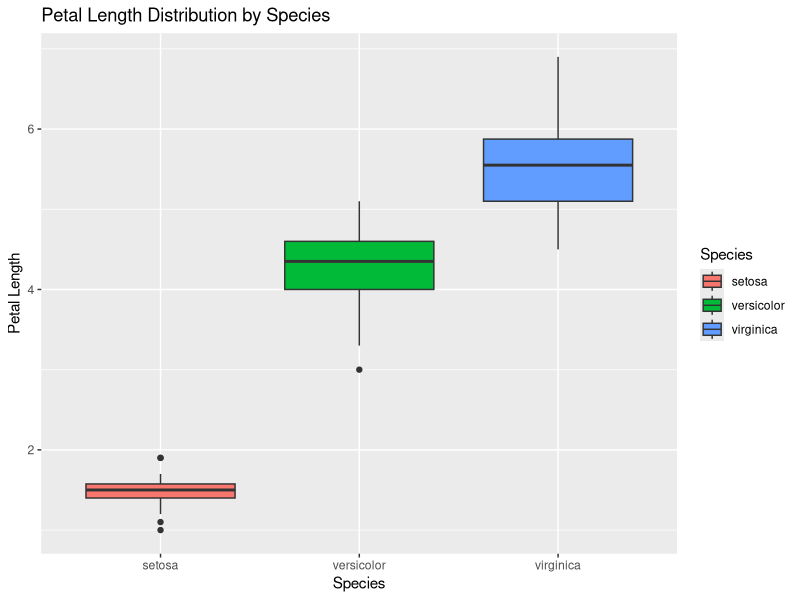
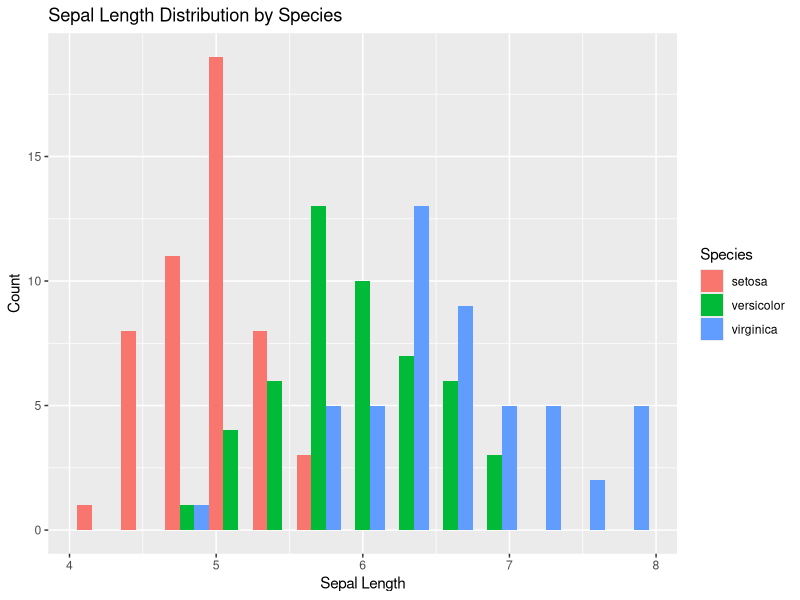
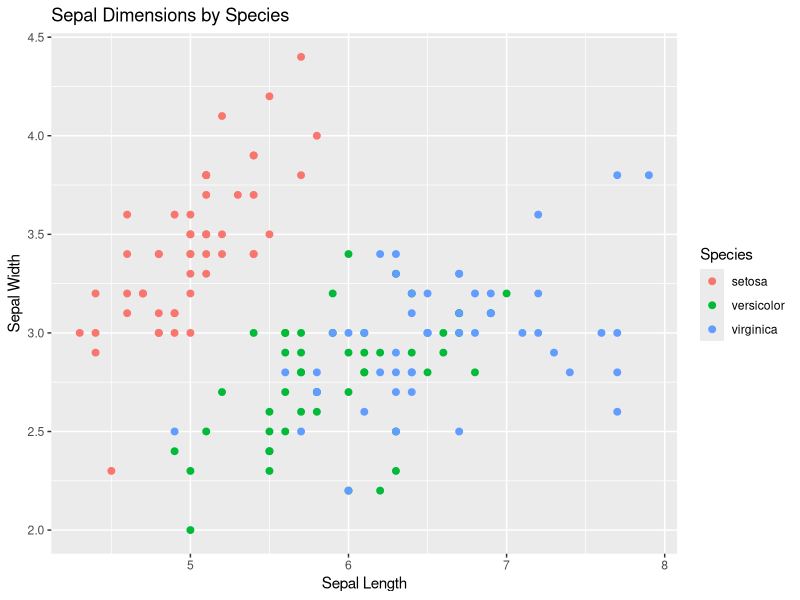

Reproduce these figures in R, in order.
#Aim:

#To study useful functions in R Programming  
#a) Find what arguments the sample () function takes.  
#b) Demonstrate any real world scenario by writing the code using sample() function.  
#c) Find out what arguments the median function takes. While calling the median for the lvl object, try setting the na.rm = argument to TRUE.   
#d) Does R return a different value from the one when na.rm = is set to FALSE (NB: the default value for the na.rm = argument is FALSE; this means that whenever we do not explicitly specify that it must be set to TRUE, it is set to FALSE)?   
#e) How which() function is useful?  
#f) Creates a frequency table of categorical data.  
#g) Demonstrate the utility of subset() function.   
#h) Demonstrate the utility ifelse() function.  
#i) Apply ggplot() function on the iris dataset.  

#SOLUTION:

#a)Find what arguments the sample() function takes
args(sample)

#b)Demonstrate any real world scenario by writing the code using sample() function.
#Scenario:Selecting 3 random students from a class list.
students<-c("John", "Natasha", "Renuka", "Sara", "David")
sample(students,size=3,replace=FALSE)

#c)Find out what arguments the median function takes. 
#While calling the median for the lvl object,try setting na.rm=argument to TRUE. 
args(median)
x<-c(1,3,NA,5,7,8,NA)
median(x,na.rm=TRUE)

#d)Does R return a different value from the one when na.rm = is set to FALSE
x1<-c(1,3,NA,5,7,8,NA)
median(x1,na.rm=FALSE)
#Yes,R returns a different value when na.rm = TRUE compared to when na.rm = FALSE.
#When na.rm = FALSE (default), the result is NA if any NA exists in the vector.

#e)How which() function is useful?
marks<-c(85, 33, 76, 29, 90, 40, 38)
fail<-which(marks < 40)
#index for failed ones
fail

#f)Creates a frequency table of categorical data.
#Fruits in a basket
basket<-c("Apple", "Banana", "Orange", "Apple", "Mango", 
          "Banana", "Apple", "Orange", "Banana", "Mango", "Banana")
fruit_freq<-table(basket)
fruit_freq

#g)Demonstrate the utility of subset() function. 
#Student data
students <- data.frame(
  Name = c("Anjali", "Ravi", "Meena", "Arjun", "Tara"),
  Marks = c(85, 33, 76, 29, 90),
  Gender = c("F", "M", "F", "M", "F")
)
passed_students<-subset(students,Marks>40)
passed_students

#h)Demonstrate the utility ifelse() function.
#Student marks
marks<-c(85, 33, 76, 29, 90, 40)
#Passing marks=40
result<-ifelse(marks >= 40, "Pass", "Fail")
data.frame(Marks=marks,Result=result)

#i)Apply ggplot() function on the iris dataset.
install.packages("ggplot2")
library(ggplot2)

ggplot(iris, aes(x=Species,y=Petal.Length,fill=Species))+
  geom_boxplot() +
  labs(title="Petal Length Distribution by Species",
       x="Species",y="Petal Length")

ggplot(iris, aes(x=Sepal.Length,fill=Species))+
  geom_histogram(binwidth=0.3, position ="dodge") +
  labs(title = "Sepal Length Distribution by Species",
       x = "Sepal Length",
       y = "Count")

ggplot(iris, aes(x = Sepal.Length, y = Sepal.Width, color = Species)) +
  geom_point(size = 2) +
  labs(title = "Sepal Dimensions by Species",
       x = "Sepal Length",
       y = "Sepal Width") 







